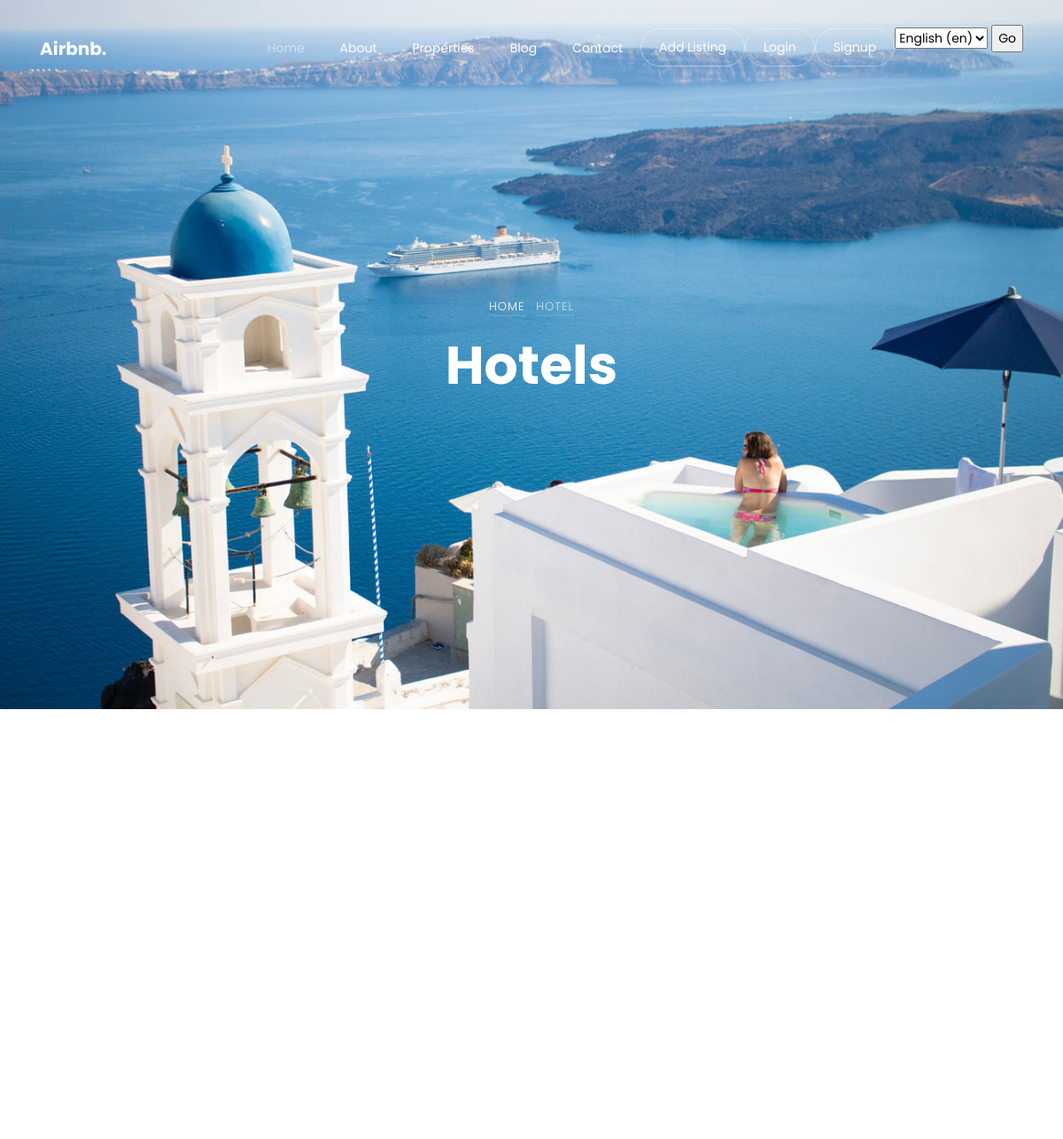
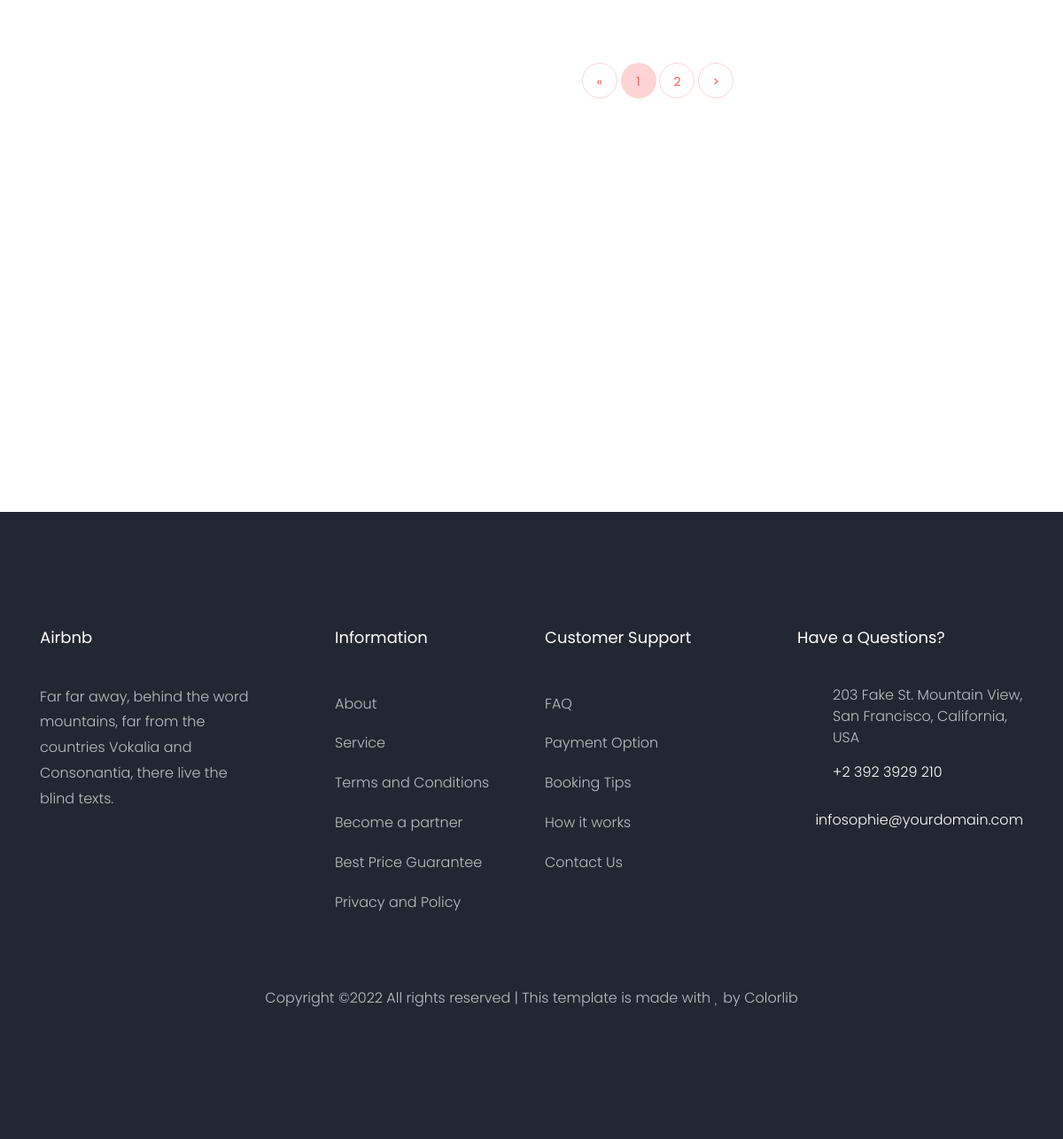
Screenshot of /property/ with the database file from the repository (2 pictures, top to bottom).
### settings/models.py (models this page shows, shortened)
class Settings(models.Model):
    site_name = models.CharField(max_length=200)
    logo = models.ImageField(upload_to="settings/")
    phone = models.CharField(max_length=100)
    email = models.EmailField(max_length=254)
    description = models.TextField(max_length=1000)
    address =  models.CharField(max_length=200)
    fb_link = models.URLField( max_length=200)
    twitter_link = models.URLField(max_length=200)
    instagram_link = models.URLField(max_length=200)

### property/views.py (the view)
# urls.py: path('' , PropertyList.as_view() , name="property_list"),
class PropertyList(FilterView):
    model = Property
    paginate_by = 2
    filterset_class = PropertyFilter
    template_name = 'property/property_list.html'

### property/models.py (called while the page is built)
    def __str__(self):
        return self.name

    def get_absolute_url(self):
        return reverse("property:property_detail", kwargs={"slug": self.slug})

    def __str__(self):
        return self.name

    def __str__(self):
        return self.name

### property/templates/property/property_list.html (shortened to what this page needs)
{% extends 'base.html' %}
{% load static %}
{% load bootstrap4 %}
{% block body %}
<div class="hero-wrap js-fullheight" style="background-image: url({% static 'images/bg_5.jpg' %});">
	<div class="container">
		<div class="row no-gutters slider-text js-fullheight align-items-center justify-content-center"
			data-scrollax-parent="true">
			<div class="col-md-9 ftco-animate text-center" data-scrollax=" properties: { translateY: '70%' }">
				<p class="breadcrumbs" data-scrollax="properties: { translateY: '30%', opacity: 1.6 }"><span
						class="mr-2"><a href="index.html">Home</a></span> <span>Hotel</span></p>
				<h1 class="mb-3 bread" data-scrollax="properties: { translateY: '30%', opacity: 1.6 }">Hotels</h1>
			</div>
		</div>
	</div>
</div>
<section class="ftco-section ftco-degree-bg">
	<div class="container">
		<div class="row">
			<div class="col-lg-3 sidebar">
			</div>
			<div class="col-lg-9">
				<div class="row">
				</div>
				{% if is_paginated %}
				<div class="row mt-5">
					<div class="col text-center">
						<div class="block-27">
							<ul>
								{% if page_obj.has_previous %}
									<li><a href="?page={{ page_obj.previous_page_number }}">&lt;</a></li>
								{% else %}
									<li class="disabled"><span>&laquo;</span></li>
								{% endif %}
								{% for i in paginator.page_range %}
									{% if page_obj.number == i %}
										<li class="active"><span>{{ i }}</span></li>
									{% else %}
										<li><a href="?page={{ i }}">{{ i }}</a></li>
									{% endif %}
								{% endfor %}
								{% if page_obj.has_next %}
									<li><a href="?page={{ page_obj.next_page_number }}">&gt;</a></li>
								{% else %}
									<li class="disabled"><span>&raquo;</span></li>
								{% endif %}
							</ul>
						</div>
					</div>
				</div>
				{% endif %}
			</div>
		</div>
	</div>
</section>
{% endblock body %}

### templates/base.html (shortened to what this page needs)
{% load static %}
{% load i18n %}
{% load bootstrap4 %}
<!DOCTYPE html>
<html lang="en">
  <head>
    <link rel="stylesheet" href="{% static 'css/open-iconic-bootstrap.min.css' %}">
    <link rel="stylesheet" href="{% static 'css/animate.css' %}">
    <link rel="stylesheet" href="{% static 'css/owl.carousel.min.css' %}">
    <link rel="stylesheet" href="{% static 'css/owl.theme.default.min.css' %}">
    <link rel="stylesheet" href="{% static 'css/magnific-popup.css' %}">
    <link rel="stylesheet" href="{% static 'css/aos.css' %}">
    <link rel="stylesheet" href="{% static 'css/ionicons.min.css' %}">
    <link rel="stylesheet" href="{% static 'css/bootstrap-datepicker.css' %}">
    <link rel="stylesheet" href="{% static 'css/jquery.timepicker.css' %}">
    <link rel="stylesheet" href="{% static 'css/flaticon.css' %}">
    <link rel="stylesheet" href="{% static 'css/icomoon.css' %}">
    <link rel="stylesheet" href="{% static 'css/style.css' %}">
  </head>
  <body>
  <nav class="navbar navbar-expand-lg navbar-dark ftco_navbar bg-dark ftco-navbar-light" id="ftco-navbar">
    <div class="container">
      <a class="navbar-brand" href="/">{{ myfooter.site_name}}.</a>
      <div class="collapse navbar-collapse" id="ftco-nav">
        <ul class="navbar-nav ml-auto">
          <li class="nav-item active"><a href="/" class="nav-link">Home</a></li>
          <li class="nav-item"><a href="{% url 'about:about' %}" class="nav-link">About</a></li>
          <li class="nav-item"><a href="{% url 'property:property_list' %}" class="nav-link">Properties</a></li>
          <li class="nav-item"><a href="{% url 'blog:post_list' %}" class="nav-link">{% translate 'Blog' %}</a></li>
          <li class="nav-item"><a href="{% url 'home:contact_us' %}" class="nav-link">Contact</a></li>
          <li class="nav-item cta"><a href="#" class="nav-link">Add Listing</a></li>
          {% if request.user.is_authenticated %}
            <li class="nav-item cta"><a href="{% url 'accounts:profile' %}" class="nav-link"><span>Profile</span></a></li>
            <li class="nav-item cta"><a href="{% url 'logout' %}" class="nav-link"><span>Logout</span></a></li>
            {% else %}
            <li class="nav-item cta"><a href="{% url 'login' %}" class="nav-link"><span>Login</span></a></li>
            <li class="nav-item cta"><a href="{% url 'accounts:signup' %}" class="nav-link"><span>Signup</span></a></li>
          {% endif %}
          <form action="{% url 'set_language' %}" method="post">{% csrf_token %}
            <select name="language">
                {% get_current_language as LANGUAGE_CODE %}
                {% get_available_languages as LANGUAGES %}
                {% get_language_info_list for LANGUAGES as languages %}
                {% for language in languages %}
                    <option value="{{ language.code }}"{% if language.code == LANGUAGE_CODE %} selected{% endif %}>
                        {{ language.name_local }} ({{ language.code }})
                    </option>
                {% endfor %}
            </select>
            <input type="submit" value="Go">
          </form>
        </ul>
      </div>
    </div>
  </nav>
	{% block body %}
	{% endblock body %}
    <footer class="ftco-footer ftco-bg-dark ftco-section">
      <div class="container">
        <div class="row mb-5">
          <div class="col-md">
            <div class="ftco-footer-widget mb-4">
              <h2 class="ftco-heading-2">{{ myfooter.site_name }}</h2>
              <p> {{myfooter.description}}</p>
              <ul class="ftco-footer-social list-unstyled float-md-left float-lft mt-5">
              </ul>
            </div>
          </div>
          <div class="col-md">
            <div class="ftco-footer-widget mb-4 ml-md-5">
              <h2 class="ftco-heading-2">Information</h2>
              <ul class="list-unstyled">
                <li><a href="#" class="py-2 d-block">About</a></li>
                <li><a href="#" class="py-2 d-block">Service</a></li>
                <li><a href="#" class="py-2 d-block">Terms and Conditions</a></li>
                <li><a href="#" class="py-2 d-block">Become a partner</a></li>
                <li><a href="#" class="py-2 d-block">Best Price Guarantee</a></li>
                <li><a href="#" class="py-2 d-block">Privacy and Policy</a></li>
              </ul>
            </div>
          </div>
          <div class="col-md">
             <div class="ftco-footer-widget mb-4">
              <h2 class="ftco-heading-2">Customer Support</h2>
              <ul class="list-unstyled">
                <li><a href="#" class="py-2 d-block">FAQ</a></li>
                <li><a href="#" class="py-2 d-block">Payment Option</a></li>
                <li><a href="#" class="py-2 d-block">Booking Tips</a></li>
                <li><a href="#" class="py-2 d-block">How it works</a></li>
                <li><a href="#" class="py-2 d-block">Contact Us</a></li>
              </ul>
            </div>
          </div>
          <div class="col-md">
            <div class="ftco-footer-widget mb-4">
            	<h2 class="ftco-heading-2">Have a Questions?</h2>
            	<div class="block-23 mb-3">
	              <ul>
	                <li><span class="icon icon-map-marker"></span><span class="text">{{ myfooter.address }}</span></li>
	                <li><a href="#"><span class="icon icon-phone"></span><span class="text">{{ myfooter.phone}}</span></a></li>
	                <li><a href="#"><span class="icon icon-envelope"></span><span class="text">{{ myfooter.email }}</span></a></li>
	              </ul>
	            </div>
            </div>
          </div>
        </div>
        <div class="row">
          <div class="col-md-12 text-center">
            <p>
  Copyright &copy;<script>document.write(new Date().getFullYear());</script> All rights reserved | This template is made with <i class="icon-heart" aria-hidden="true"></i> by <a href="https://colorlib.com" target="_blank">Colorlib</a>
  </p>
          </div>
        </div>
      </div>
    </footer>
  </body>
</html>

### static/css/icomoon.css (style rules this page uses)
.icon-heart:before { content: "\f004"; }
.icon-map-marker:before { content: "\f041"; }
.icon-phone:before { content: "\f095"; }
.icon-envelope:before { content: "\f0e0"; }

### rows the page displays
Settings: site_name "Airbnb", description "Far far away, behind the word mountains, far from the countries Vokalia and Consonantia, there live the blind texts.", address "203 Fake St. Mountain View, San Francisco, California, USA", phone "+2 392 3929 210", email "infosophie@yourdomain.com"

### other values shown
{{ i }} "1"
{{ i }} "2"
form field language "English (en)"
